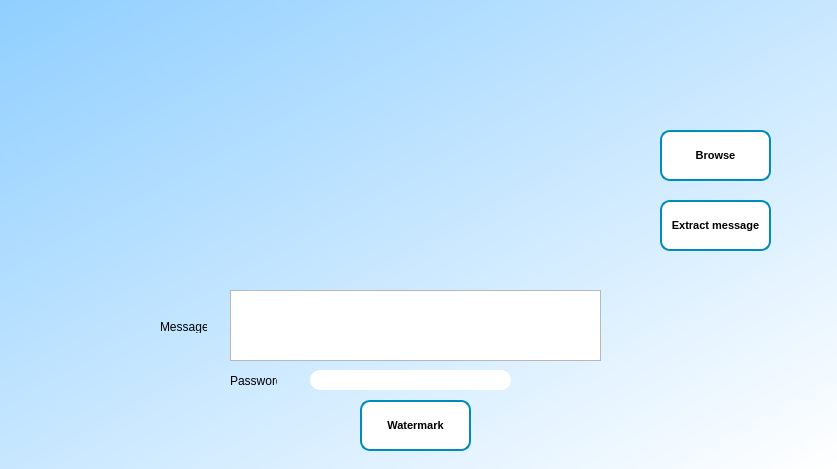
<?xml version="1.0" encoding="UTF-8"?>
<ui version="4.0">
 <class>MainWindow</class>
 <widget class="QMainWindow" name="MainWindow">
  <property name="geometry">
   <rect>
    <x>0</x>
    <y>0</y>
    <width>837</width>
    <height>469</height>
   </rect>
  </property>
  <property name="windowTitle">
   <string>Steganosore</string>
  </property>
  <property name="styleSheet">
   <string notr="true">QWidget#main_widget{
background-color: qlineargradient(spread:pad, x1:0, y1:0, x2:1, y2:1, stop:0 rgba(144, 207, 255, 255), stop:1 rgba(255, 255, 255, 255));
}

QPushButton {
  background-color: white; 
  color: black; 
  border: 2px solid #008CBA;
  font-size:11px;
  font-weight:bold;
  border-radius: 10px;
}
QPushButton:hover {
  background-color: #008CBA;
  color: white;
}

QLineEdit{
  border-radius: 10px;
}
</string>
  </property>
  <widget class="QWidget" name="main_widget">
   <widget class="QPushButton" name="browse_button">
    <property name="geometry">
     <rect>
      <x>660</x>
      <y>130</y>
      <width>111</width>
      <height>51</height>
     </rect>
    </property>
    <property name="text">
     <string>Browse</string>
    </property>
   </widget>
   <widget class="QLabel" name="image_label">
    <property name="geometry">
     <rect>
      <x>210</x>
      <y>30</y>
      <width>401</width>
      <height>241</height>
     </rect>
    </property>
    <property name="text">
     <string/>
    </property>
    <property name="scaledContents">
     <bool>true</bool>
    </property>
   </widget>
   <widget class="QTextEdit" name="message_text_edit">
    <property name="geometry">
     <rect>
      <x>230</x>
      <y>290</y>
      <width>371</width>
      <height>71</height>
     </rect>
    </property>
    <property name="html">
     <string>&lt;!DOCTYPE HTML PUBLIC &quot;-//W3C//DTD HTML 4.0//EN&quot; &quot;http://www.w3.org/TR/REC-html40/strict.dtd&quot;&gt;
&lt;html&gt;&lt;head&gt;&lt;meta name=&quot;qrichtext&quot; content=&quot;1&quot; /&gt;&lt;style type=&quot;text/css&quot;&gt;
p, li { white-space: pre-wrap; }
&lt;/style&gt;&lt;/head&gt;&lt;body style=&quot; font-family:'MS Shell Dlg 2'; font-size:8.25pt; font-weight:400; font-style:normal;&quot;&gt;
&lt;p style=&quot;-qt-paragraph-type:empty; margin-top:0px; margin-bottom:0px; margin-left:0px; margin-right:0px; -qt-block-indent:0; text-indent:0px;&quot;&gt;&lt;br /&gt;&lt;/p&gt;&lt;/body&gt;&lt;/html&gt;</string>
    </property>
   </widget>
   <widget class="QLabel" name="message_label">
    <property name="geometry">
     <rect>
      <x>160</x>
      <y>320</y>
      <width>47</width>
      <height>13</height>
     </rect>
    </property>
    <property name="text">
     <string>Message :</string>
    </property>
   </widget>
   <widget class="QPushButton" name="watermark_button">
    <property name="enabled">
     <bool>false</bool>
    </property>
    <property name="geometry">
     <rect>
      <x>360</x>
      <y>400</y>
      <width>111</width>
      <height>51</height>
     </rect>
    </property>
    <property name="text">
     <string>Watermark</string>
    </property>
   </widget>
   <widget class="QPushButton" name="extract_message_button">
    <property name="enabled">
     <bool>false</bool>
    </property>
    <property name="geometry">
     <rect>
      <x>660</x>
      <y>200</y>
      <width>111</width>
      <height>51</height>
     </rect>
    </property>
    <property name="text">
     <string>Extract message</string>
    </property>
   </widget>
   <widget class="QLineEdit" name="password_line_edit">
    <property name="geometry">
     <rect>
      <x>310</x>
      <y>370</y>
      <width>201</width>
      <height>20</height>
     </rect>
    </property>
   </widget>
   <widget class="QLabel" name="password">
    <property name="geometry">
     <rect>
      <x>230</x>
      <y>374</y>
      <width>47</width>
      <height>13</height>
     </rect>
    </property>
    <property name="text">
     <string>Password</string>
    </property>
   </widget>
  </widget>
 </widget>
 <resources/>
 <connections/>
</ui>
